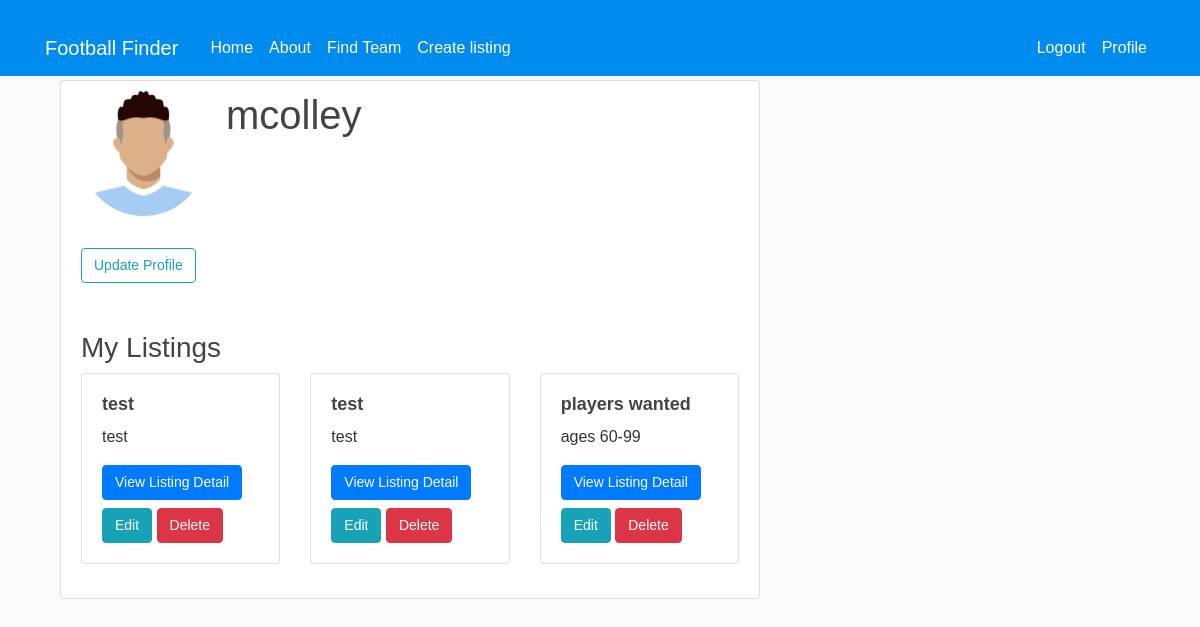
/profile/ (signed in), run on the app's committed database.
### ffinderapp/models.py (models this page shows, shortened)
class Listing(models.Model):
    team = models.ForeignKey(get_user_model(), on_delete=models.CASCADE)  # Assuming team is a custom user model
    title = models.CharField(max_length=100)
    description = models.TextField()
    requirements = models.TextField()
    created_at = models.DateTimeField(auto_now_add=True)
    location = models.CharField(max_length=100, default='')
    city = models.CharField(max_length=100, default='')
    photo = models.ImageField(upload_to='media/listing_photos/', null=True, blank=True)  # Adding photo field
    positions = models.CharField(max_length=100, default='')

### ffinderapp/views.py (the view)
# urls.py: path('profile/', profile, name='profile'),
@login_required
def profile(request):
    user = request.user
    u_form = ProfileUpdateForm(instance=user)
    p_form = None
    t_form = None
    if request.method == 'POST':
        if 'player_profile_submit' in request.POST:
            p_form = PlayerProfileForm(request.POST, request.FILES)
            if p_form.is_valid():
                player_profile = p_form.save(commit=False)
                player_profile.user = user
                player_profile.save()
                messages.success(request, 'Your player profile has been created!')
                return redirect('profile')
        elif 'team_profile_submit' in request.POST:
            t_form = TeamProfileForm(request.POST, request.FILES)
            if t_form.is_valid():
                team_profile = t_form.save(commit=False)
                team_profile.user = user
                team_profile.save()
                messages.success(request, 'Your team profile has been created!')
                return redirect('profile')
    else:
        if hasattr(user, 'playerprofile'):
            player_profile = user.playerprofile
            p_form = PlayerProfileForm(instance=player_profile)
        else:
            p_form = PlayerProfileForm()
        if hasattr(user, 'teamprofile'):
            team_profile = user.teamprofile
            t_form = TeamProfileForm(instance=team_profile)
        else:
            t_form = TeamProfileForm()
    return render(request, 'ffinderapp/profile.html', {'u_form': u_form, 'p_form': p_form, 't_form': t_form, 'user': user})

### ffinderapp/templates/ffinderapp/profile.html (shortened to what this page needs)
{% extends 'ffinderapp/base.html' %}
{% load crispy_forms_tags %}
{% load static %}
{% block content %}
<div class="col-md-12">
    <div class="content-section">
        <div class="media">
            {% if user.profile.photo %}
                <p><img class="rounded-circle account-img" src="{{ user.profile.photo.url }}"></p>
            {% else %}
                <p><img class="rounded-circle account-img" src="{% static 'media/default.png' %}"></p>
            {% endif %}
            <div class="media-body">
                <h2 class="account-heading">{{ user.username }}</h2>
            </div>
        </div>
        <button id="update-button" class="btn btn-outline-info">Update Profile</button>
        <div class="mt-5">
            <h3>My Listings</h3>
            <div class="row">
                {% for listing in user.listing_set.all %}
                <div class="col-md-4">
                    <div class="card mb-4">
                        <div class="card-body">
                            <h5 class="card-title">{{ listing.title }}</h5>
                            <p class="card-text">{{ listing.description }}</p>
                            <a href="{% url 'listing_detail' listing.id %}" class="btn btn-primary">View Listing Detail</a>
                            <div class="mt-2">
                                <a href="{% url 'edit_listing' listing.id %}" class="btn btn-info">Edit</a>
                                <form method="post" action="{% url 'delete_listing' listing.id %}" style="display: inline;">
                                    <button type="submit" class="btn btn-danger">Delete</button>
                                </form>
                            </div>
                        </div>
                    </div>
                </div>
                {% endfor %}
            </div>
        </div>
    </div>
</div>
{% endblock content %}

### ffinderapp/static/css/styles.css (style rules this page uses)
html { position: relative; min-height: 100%; }
body { background: #fafafa; color: #333333; margin-top: 5rem; margin-bottom: 50px; }
h1, h2, h3, h4, h5, h6 { color: #444444; }
.content-section { background: #ffffff; padding: 10px 20px; border: 1px solid #dddddd; border-radius: 3px; margin-bottom: 20px; }
.account-img { height: 125px; width: 125px; margin-right: 20px; margin-bottom: 16px; }
.account-heading { font-size: 2.5rem; }
.container h2 { margin-bottom: 20px; }
.card { margin-bottom: 20px; display: table; width: 100%; }
.card-title { font-size: 18px; font-weight: bold; margin-bottom: 10px; }
.card-text { font-size: 16px; }
.btn { font-size: 14px; }
* { margin: 0; padding: 0; box-sizing: border-box; font-family: 'Poppins', sans-serif; }

### data on the page
Listing: title "test", description "test"
Listing: title "test", description "test"
Listing: title "players wanted", description "ages 60-99"

### other printed values
{{ user.username }} "mcolley"
